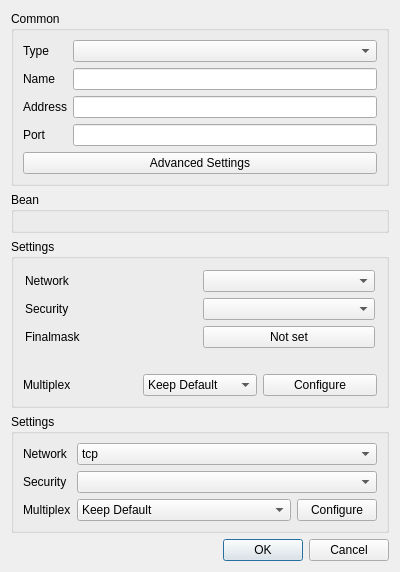
    <widget class="QWidget" name="left_w" native="true">
     <property name="sizePolicy">
      <sizepolicy hsizetype="Minimum" vsizetype="Maximum">
       <horstretch>0</horstretch>
       <verstretch>0</verstretch>
      </sizepolicy>
     </property>
     <property name="minimumSize">
      <size>
       <width>400</width>
       <height>0</height>
      </size>
     </property>
     <layout class="QVBoxLayout" name="left">
      <property name="sizeConstraint">
       <enum>QLayout::SizeConstraint::SetDefaultConstraint</enum>
      </property>
      <item>
       <widget class="QGroupBox" name="groupBox">
        <property name="sizePolicy">
         <sizepolicy hsizetype="Preferred" vsizetype="Maximum">
          <horstretch>0</horstretch>
          <verstretch>0</verstretch>
         </sizepolicy>
        </property>
        <property name="title">
         <string>Common</string>
        </property>
        <layout class="QVBoxLayout" name="verticalLayout_3">
         <item>
          <layout class="QGridLayout" name="gridLayout_2">
           <item row="2" column="1">
            <widget class="MyLineEdit" name="address"/>
           </item>
           <item row="1" column="1">
            <widget class="MyLineEdit" name="name"/>
           </item>
           <item row="3" column="1">
            <widget class="QLineEdit" name="port"/>
           </item>
           <item row="0" column="0">
            <widget class="QLabel" name="type_l">
             <property name="text">
              <string>Type</string>
             </property>
             <property name="buddy">
              <cstring>type</cstring>
             </property>
            </widget>
           </item>
           <item row="3" column="0">
            <widget class="QLabel" name="port_l">
             <property name="text">
              <string>Port</string>
             </property>
             <property name="buddy">
              <cstring>port</cstring>
             </property>
            </widget>
           </item>
           <item row="2" column="0">
            <widget class="QLabel" name="address_l">
             <property name="text">
              <string>Address</string>
             </property>
             <property name="buddy">
              <cstring>address</cstring>
             </property>
            </widget>
           </item>
           <item row="1" column="0">
            <widget class="QLabel" name="name_l">
             <property name="text">
              <string>Name</string>
             </property>
             <property name="buddy">
              <cstring>name</cstring>
             </property>
            </widget>
           </item>
           <item row="0" column="1">
            <widget class="QComboBox" name="type"/>
           </item>
          </layout>
         </item>
         <item>
          <widget class="QPushButton" name="advanced_button">
           <property name="text">
            <string>Advanced Settings</string>
           </property>
          </widget>
         </item>
        </layout>
       </widget>
      </item>
      <item>
       <widget class="QGroupBox" name="bean">
        <property name="sizePolicy">
         <sizepolicy hsizetype="Preferred" vsizetype="Maximum">
          <horstretch>0</horstretch>
          <verstretch>0</verstretch>
         </sizepolicy>
        </property>
        <property name="title">
         <string notr="true">Bean</string>
        </property>
        <layout class="QVBoxLayout" name="verticalLayout_4">
         <item>
          <widget class="QWidget" name="fake" native="true"/>
         </item>
        </layout>
       </widget>
      </item>
      <item>
       <widget class="QGroupBox" name="xray_settings_box">
        <property name="title">
         <string>Settings</string>
        </property>
        <layout class="QVBoxLayout" name="verticalLayout_9">
         <property name="leftMargin">
          <number>0</number>
         </property>
         <property name="topMargin">
          <number>0</number>
         </property>
         <property name="rightMargin">
          <number>0</number>
         </property>
         <property name="bottomMargin">
          <number>0</number>
         </property>
         <item>
          <widget class="QWidget" name="widget_4" native="true">
           <layout class="QGridLayout" name="gridLayout_4">
            <property name="leftMargin">
             <number>11</number>
            </property>
            <property name="topMargin">
             <number>11</number>
            </property>
            <property name="rightMargin">
             <number>11</number>
            </property>
            <property name="bottomMargin">
             <number>11</number>
            </property>
            <item row="0" column="0">
             <widget class="QLabel" name="label_9">
              <property name="text">
               <string>Network</string>
              </property>
              <property name="buddy">
               <cstring>xray_network</cstring>
              </property>
             </widget>
            </item>
            <item row="0" column="1">
             <widget class="QComboBox" name="xray_network"/>
            </item>
            <item row="1" column="0">
             <widget class="QLabel" name="label_10">
              <property name="text">
               <string>Security</string>
              </property>
              <property name="buddy">
               <cstring>xray_security</cstring>
              </property>
             </widget>
            </item>
            <item row="1" column="1">
             <widget class="QComboBox" name="xray_security"/>
            </item>
            <item row="2" column="0">
             <widget class="QLabel" name="label_xray_finalmask">
              <property name="text">
               <string>Finalmask</string>
              </property>
              <property name="buddy">
               <cstring>xray_finalmask_edit</cstring>
              </property>
             </widget>
            </item>
            <item row="2" column="1">
             <widget class="QPushButton" name="xray_finalmask_edit">
              <property name="text">
               <string>Not set</string>
              </property>
             </widget>
            </item>
           </layout>
          </widget>
         </item>
         <item>
          <widget class="QWidget" name="xray_mux_box" native="true">
           <layout class="QGridLayout" name="gridLayout_8">
            <item row="0" column="0">
             <widget class="QLabel" name="label_17">
              <property name="text">
               <string>Multiplex</string>
              </property>
              <property name="buddy">
               <cstring>xray_mux</cstring>
              </property>
             </widget>
            </item>
            <item row="0" column="1">
             <widget class="QComboBox" name="xray_mux">
              <item>
               <property name="text">
                <string>Keep Default</string>
               </property>
              </item>
              <item>
               <property name="text">
                <string>Enabled</string>
               </property>
              </item>
              <item>
               <property name="text">
                <string>Disabled</string>
               </property>
              </item>
              <item>
               <property name="text">
                <string>Custom</string>
               </property>
              </item>
             </widget>
            </item>
            <item row="0" column="2">
             <widget class="QPushButton" name="xray_mux_custom">
              <property name="text">
               <string>Configure</string>
              </property>
             </widget>
            </item>
           </layout>
          </widget>
         </item>
        </layout>
       </widget>
      </item>
      <item>
       <widget class="QGroupBox" name="stream_box">
        <property name="sizePolicy">
         <sizepolicy hsizetype="Preferred" vsizetype="Maximum">
          <horstretch>0</horstretch>
          <verstretch>0</verstretch>
         </sizepolicy>
        </property>
        <property name="minimumSize">
         <size>
          <width>0</width>
          <height>0</height>
         </size>
        </property>
        <property name="title">
         <string>Settings</string>
        </property>
        <layout class="QVBoxLayout" name="verticalLayout">
         <item>
          <layout class="QGridLayout" name="_2">
           <item row="2" column="0">
            <widget class="QLabel" name="multiplex_l">
             <property name="toolTip">
              <string>Server support is required</string>
             </property>
             <property name="text">
              <string>Multiplex</string>
             </property>
             <property name="buddy">
              <cstring>multiplex</cstring>
             </property>
            </widget>
           </item>
           <item row="1" column="0">
            <widget class="QLabel" name="security_l">
             <property name="toolTip">
              <string>Transport Layer Security. It must be consistent with the server, otherwise, the connection cannot be established.</string>
             </property>
             <property name="text">
              <string>Security</string>
             </property>
             <property name="buddy">
              <cstring>security</cstring>
             </property>
            </widget>
           </item>
           <item row="1" column="1">
            <widget class="QComboBox" name="security">
             <item>
              <property name="text">
               <string notr="true"/>
              </property>
             </item>
             <item>
              <property name="text">
               <string notr="true">tls</string>
              </property>
             </item>
            </widget>
           </item>
           <item row="0" column="0">
            <widget class="QLabel" name="network_l">
             <property name="toolTip">
              <string>The underlying transport method. It must be consistent with the server, otherwise, the connection cannot be established.</string>
             </property>
             <property name="text">
              <string>Network</string>
             </property>
             <property name="buddy">
              <cstring>network</cstring>
             </property>
            </widget>
           </item>
           <item row="2" column="1">
            <layout class="QHBoxLayout" name="multiplex_layout">
             <item>
              <widget class="QComboBox" name="multiplex">
               <property name="sizePolicy">
                <sizepolicy hsizetype="Expanding" vsizetype="Fixed">
                 <horstretch>0</horstretch>
                 <verstretch>0</verstretch>
                </sizepolicy>
               </property>
               <item>
                <property name="text">
                 <string>Keep Default</string>
                </property>
               </item>
               <item>
                <property name="text">
                 <string>On</string>
                </property>
               </item>
               <item>
                <property name="text">
                 <string>Off</string>
                </property>
               </item>
               <item>
                <property name="text">
                 <string>Custom</string>
                </property>
               </item>
              </widget>
             </item>
             <item>
              <widget class="QPushButton" name="multiplex_custom">
               <property name="text">
                <string>Configure</string>
               </property>
              </widget>
             </item>
            </layout>
           </item>
           <item row="0" column="1">
            <widget class="QComboBox" name="network">
             <property name="sizePolicy">
              <sizepolicy hsizetype="Expanding" vsizetype="Fixed">
               <horstretch>0</horstretch>
               <verstretch>0</verstretch>
              </sizepolicy>
             </property>
             <item>
              <property name="text">
               <string notr="true">tcp</string>
              </property>
             </item>
             <item>
              <property name="text">
               <string notr="true">ws</string>
              </property>
             </item>
             <item>
              <property name="text">
               <string notr="true">httpupgrade</string>
              </property>
             </item>
             <item>
              <property name="text">
               <string notr="true">http</string>
              </property>
             </item>
             <item>
              <property name="text">
               <string notr="true">grpc</string>
              </property>
             </item>
             <item>
              <property name="text">
               <string notr="true">quic</string>
              </property>
             </item>
            </widget>
           </item>
          </layout>
         </item>
        </layout>
       </widget>
      </item>
      <item>
       <layout class="QHBoxLayout" name="horizontalLayout_4">
        <item>
         <widget class="QDialogButtonBox" name="buttonBox">
          <property name="sizePolicy">
           <sizepolicy hsizetype="Expanding" vsizetype="Fixed">
            <horstretch>0</horstretch>
            <verstretch>0</verstretch>
           </sizepolicy>
          </property>
          <property name="orientation">
           <enum>Qt::Orientation::Horizontal</enum>
          </property>
          <property name="standardButtons">
           <set>QDialogButtonBox::StandardButton::Cancel|QDialogButtonBox::StandardButton::Ok</set>
          </property>
         </widget>
        </item>
       </layout>
      </item>
     </layout>
    </widget>
